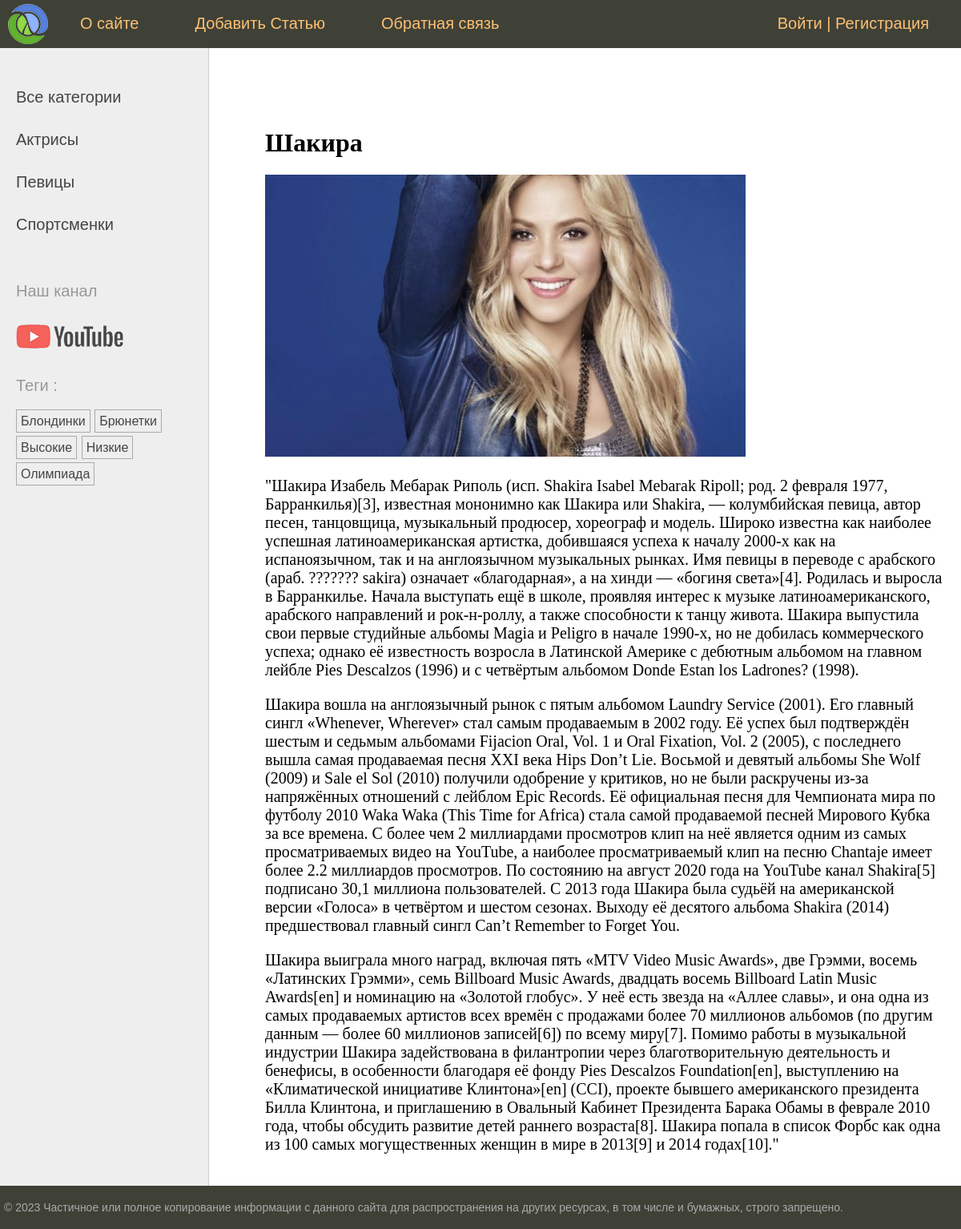
The page /women/post/shakira/ on the database its author committed.
### women/models.py (models this page shows, shortened)
class Category(models.Model):
    name = models.CharField(max_length=100, db_index=True, verbose_name="Имя")
    slug = models.SlugField(max_length=255, unique=False, db_index=True)
    class Meta:
        verbose_name = "Категория"
        verbose_name_plural = "Категории"
    def get_absolute_url(self):
        return reverse("category", kwargs={"cat_slug": self.slug})

class TagPost(models.Model):
    tag = models.CharField(max_length=100, db_index=True)
    slug = models.SlugField(max_length=255, unique=True, db_index=True)
    def get_absolute_url(self):
        return reverse("tag", kwargs={"tag_slug": self.slug})

class Women(models.Model):
    class Status(models.IntegerChoices):
        DRAFT = 0, "Черновик"
        PUBLISHED = 1, "Опубликовано"
    title = models.CharField(max_length=255, verbose_name="Заголовок")
    slug = models.SlugField(
        max_length=255,
        unique=True,
        db_index=True,
        verbose_name="Slug",
        validators=[
            MinLengthValidator(5, message="Минимум 5 символов"),
            MaxLengthValidator(100, message="Максимум 100 символов"),
        ],
    )
    content = models.TextField(blank=True, verbose_name="Текс Статьи")
    time_create = models.DateTimeField(auto_now_add=True, verbose_name="Время Создания")
    time_update = models.DateTimeField(auto_now=True, verbose_name="Время Изменения")
    photo = models.ImageField(
        upload_to="photos/%Y/%m/%d/",
        default=None,
        blank=True,
        null=True,
        verbose_name="Фото",
    )
    is_published = models.BooleanField(
        choices=tuple(map(lambda x: (bool(x[0]), x[1]), Status.choices)),
        default=Status.DRAFT,
        verbose_name="Возможность Публикации",
    )
    objects = models.Manager()
    published = PublishedManager()
    cat = models.ForeignKey(
        "Category",
        on_delete=models.PROTECT,
        related_name="posts",
        verbose_name="Категории",
    )
    tags = models.ManyToManyField(
        "TagPost", blank=True, related_name="tags", verbose_name="Теги"
    )
    husband = models.OneToOneField(
        "Husband",
        on_delete=models.SET_NULL,
        null=True,
        blank=True,
        related_name="wuman",
        verbose_name="Муж",
    )
    author = models.ForeignKey(get_user_model(), on_delete=models.SET_NULL , related_name="posts" , null=True , default=None)
    class Meta:
        verbose_name = "Известные Женщины"
        verbose_name_plural = "Известные Женщины"
        ordering = ["-time_create"]
        indexes = [
            models.Index(fields=["-time_create"]),
        ]

### women/views.py (the view)
# urls.py: path("post/<slug:post_slug>/", views.ShowPost.as_view(), name="post"),
class ShowPost(DataMixin, DetailView):
    template_name = "women/post.html"
    slug_url_kwarg = "post_slug"
    context_object_name = "post"
    def get_context_data(self, **kwargs):
        context = super().get_context_data(**kwargs)
        return self.get_mixin_context(context, title=context["post"].title)
    def get_object(self, queryset=None):
        return get_object_or_404(Women.published, slug=self.kwargs[self.slug_url_kwarg])

### users/context_processors.py (called while the page is built)
def get_women_context(request):
    return {"mainmenu": menu}

### women/models.py (called while the page is built)
    def get_queryset(self):
        return super().get_queryset().filter(is_published=Women.Status.PUBLISHED)

### women/templatetags/women_tags.py (called while the page is built)
@register.inclusion_tag("women/list_categories.html")
def show_categories(cat_selected=0):
    cats = Category.objects.annotate(total=Count("posts")).filter(total__gt=0)
    return {"cats": cats, "cat_selected": cat_selected}

@register.inclusion_tag("women/list_tags.html")
def show_all_tags():
    return {"tags": TagPost.objects.annotate(total=Count("tags")).filter(total__gt=0)}

### women/utils.py (called while the page is built)
    def get_mixin_context(self, context, **kwargs):
        context["menu"] = menu
        context["cat_selected"] = None
        context.update(kwargs)
        return context

### women/templates/women/post.html (shortened to what this page needs)
{% extends "base.html" %}
{% block content %}
<h1>{{post.title}}</h1>
{% if post.photo %}
<p><img class="img_article_left" src="{{post.photo.url}}"></p>
{% endif %}
{{post.content|linebreaks}}
{%endblock%}

### women/templates/women/list_categories.html
{% for cat in cats%}
{% if cat.id == cat_selected%}
<li class="selected">{{cat.name}}</li>
{%else%}
<li><a href="{{ cat.get_absolute_url}}">{{cat.name}}</a></li>
{%endif%}
{% endfor %}

### women/templates/women/list_tags.html
{% if tags %}
<p> Теги :</p>
<ul class="tags-list">
    {% for t in tags%}
    <li><a href="{{t.get_absolute_url}}">{{t.tag}}</a></li>
    {% endfor %}
</ul>
{% endif%}

### women/static/women/css/styles.css (style rules this page uses)
html, body { font-family: 'Arial'; margin: 0; padding: 0; height: 100%; width: 100%; color: #444; }
a { color: #0059b2; text-decoration: none; }
img { max-width: 600px; height: auto; }
.left-chapters ul { width: 230px; margin: 0; padding: 20px 10px 10px 20px; list-style: none; font-size: 20px; }
.left-chapters ul li { margin: 30px 0 0 0; color: #999; }
.left-chapters ul li a { color: #444; text-decoration: none; }
ul.tags-list { width: 100%; margin: 0; padding: 0; list-style: none; }
ul.tags-list li { margin: 0; padding: 0 0 10px; display: inline-block; }
ul.tags-list li a { padding: 5px; font-size: 16px; border: 1px solid #aaa; }
.content-text h1 { font-size: 32px; }

### rows shown on the page
Category: name "Актрисы"
Category: name "Певицы"
Category: name "Спортсменки"
TagPost: tag "Блондинки"
TagPost: tag "Брюнетки"
TagPost: tag "Высокие"
TagPost: tag "Низкие"
TagPost: tag "Олимпиада"
Women: title "Шакира", photo (picture), content "\"Шакира Изабель Мебарак Риполь (исп. Shakira Isabel Mebarak Ripoll; род. 2 февраля 1977, Барранкилья)[3], известная мононимно как Шакира или Shakira, — колумбийская певица, автор песен, танцовщица, музыкальный продюсер, хореограф и модель. Широко известна как наиболее успешная латиноамериканская артистка, добившаяся успеха к началу 2000-х как на испаноязычном, так и на англоязычном музыкальных рынках. Имя певицы в переводе с арабского (араб. ??????? sakira) означает «благодарная», а на хинди — «богиня света»[4]. Родилась и выросла в Барранкилье. Начала выступать ещё в школе, проявляя интерес к музыке латиноамериканского, арабского направлений и рок-н-роллу, а также способности к танцу…"

### other values the page prints
{{ m.title }} "О сайте" "Добавить Статью" "Обратная связь"
